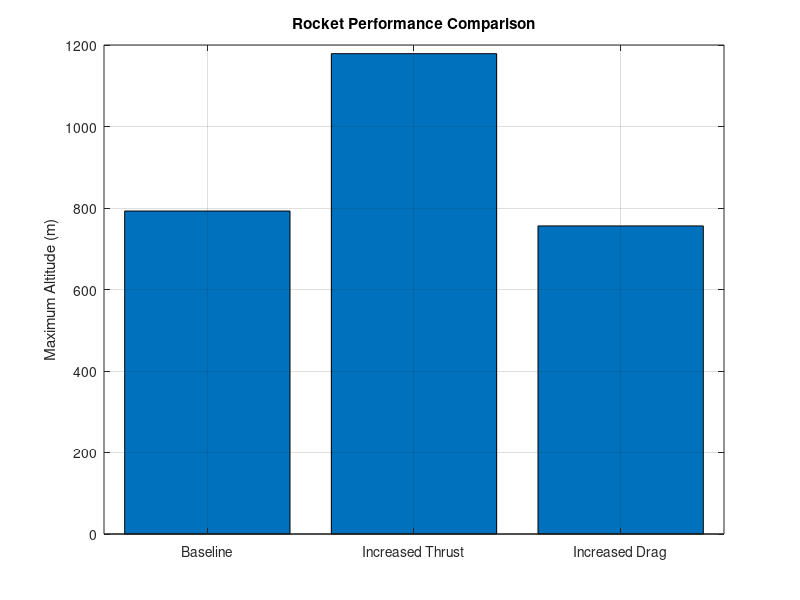

Write MATLAB code to recreate this figure.
%% %% ROCKET EXPERIMENT COMPARISON
clear;
clc;
close all;

% Maximum altitude from each experiment (m)
baseline = 792.55;
increasedThrust = 1178.76;
increasedDrag = 756;

altitudes = [baseline, increasedThrust, increasedDrag];
labels = {'Baseline', 'Increased Thrust', 'Increased Drag'};

% Plot results
figure;
bar(altitudes);
xticks(1:3);
xticklabels(labels);
ylabel('Maximum Altitude (m)');
title('Rocket Performance Comparison');
grid on;

% Calculate percentage changes from baseline
thrustChange = ...
    (increasedThrust - baseline) / baseline * 100;

dragChange = ...
    (increasedDrag - baseline) / baseline * 100;

fprintf('Thrust experiment altitude change: %.2f%%\n', ...
    thrustChange);
fprintf('Drag experiment altitude change: %.2f%%\n', ...
    dragChange);
